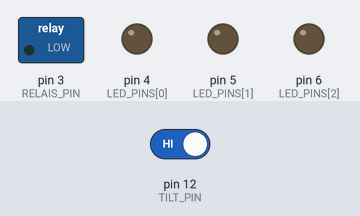
Simulated run of this sketch. Board: Arduino Uno, built with avr-gcc and run on an emulated ATmega328P. On the bench: switched loads named in the sketch (green lamp = pin HIGH), output pins drawn as LEDs (lit = HIGH). Inputs (shaded band) come from the test bench; at power-on: pin 12 (TILT_PIN) HIGH.

Above: at 1.2 s.
1.3 s: pin 12 (TILT_PIN) driven LOW
At 1.9 s:
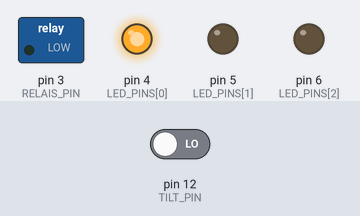
At 3.3 s:
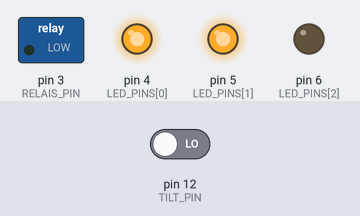
Timing chart, 0 to 12.3 s (numbered marks = the images above; inputs shaded):
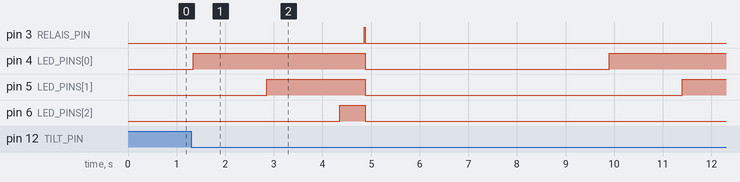

The sketch:

SelfieStick.ino
```cpp
// (licence header left out)
// pins
const unsigned int TILT_PIN = 12;             // sensor for positioning
const unsigned int RELAIS_PIN = 3;            // relais triggering shot
const unsigned int LED_PINS[] = {4, 5, 6};    // leds indicating process

// timings
const unsigned int BLINK_SEQUENCE = 1500;     // timing between ledchange
const unsigned int AFTER_LAST_LED = 500;      // last led to relais time
const unsigned int RELAIS_TRIGGER_TIME = 20;  // relais trigger
const unsigned int PAUSE_AFTER_SHOT = 5000;   // after shot

// filter, adjust for force tilt sensor
const float LOW_PASS = 0.3f;                  // 1.0 for no filter
const float THRESHOLD_HIGH = 0.8f;            // >= 0.5
const float THRESHOLD_LOW = 0.2f;             // < 0.5


// states
enum States {
  WAIT_FOR_LIFT,  // off state, awaiting positioning
  BLINK_LEDS,     // indicate process by blinking LEDs
  TRIGGER_SHOT,   // trigger relais
  SHOT_DONE,      // turn LEDs and relais off simultaneously
  PAUSE,          // wait until new shot
} state;

// for readability
const int LED_COUNT = sizeof(LED_PINS)/sizeof(*LED_PINS);
void reset(States newState);


void setup() {
  // save the attachment of an external resistor
  pinMode(TILT_PIN, INPUT_PULLUP);

  // init outputs
  pinMode(RELAIS_PIN, OUTPUT);
  for(int i = 0; i < LED_COUNT; i++) {
    pinMode(LED_PINS[i], OUTPUT);
  }

  // init state
  state = WAIT_FOR_LIFT;
}


void loop() {
  if(isTilted()) {
    shotCycle();
  }

  // reset only when necessary
  else if(state != WAIT_FOR_LIFT) {
    reset(WAIT_FOR_LIFT);
  }

  // to save some of an arduinos lifetime
  delay(10);
}


boolean isTilted() {
  static boolean tilted;  // resulting state
  static float tiltLevel; // keeps track of the float number

  // add delta with lowpass for bouncing
  float newTilt = !digitalRead(TILT_PIN) ? 1.0f : 0.0f;
  tiltLevel += (newTilt - tiltLevel) * LOW_PASS;

  // flip state if thresholds gets exceeded
  if(
    (!tilted && tiltLevel >= THRESHOLD_HIGH) ||
    ( tilted && tiltLevel <= THRESHOLD_LOW )
    ) {
    tilted = !tilted;
  }

  return tilted;
}


void shotCycle() {
  static int ledIndex;
  static unsigned long timer;

  unsigned long now;

  switch(state) {

    // off state, awaiting positioning
    case WAIT_FOR_LIFT:
      ledIndex = 0;
      timer = millis();
      digitalWrite(LED_PINS[ledIndex++], HIGH);
      state = BLINK_LEDS;
      break;

    // indicate process by blinking LEDs
    case BLINK_LEDS:
      now = millis();
      if(now - timer >= BLINK_SEQUENCE) {
        timer = now;
        digitalWrite(LED_PINS[ledIndex++], HIGH);

        // change state if all LEDs are illuminated
        if(ledIndex == LED_COUNT) {
          state = TRIGGER_SHOT;
        }
      }
      break;

    // trigger relais
    case TRIGGER_SHOT:
      now = millis();
      if(now - timer >= AFTER_LAST_LED) {
        timer = now;
        digitalWrite(RELAIS_PIN, HIGH);
        state = SHOT_DONE;
      }
      break;

    // turn LEDs and relais off simultaneously
    case SHOT_DONE:
      now = millis();
      if(now - timer >= RELAIS_TRIGGER_TIME) {
        timer = now;
        reset(PAUSE);
      }
      break;

    // wait until new shot
    case PAUSE:
      now = millis();
      if(now - timer >= PAUSE_AFTER_SHOT) {
        state = WAIT_FOR_LIFT;
      }
      break;
  }
}


void reset(States newState) {
  // shut down relais
  digitalWrite(RELAIS_PIN, LOW);

  // turn off LEDs
  for(int i = 0; i < LED_COUNT; i++) {
    digitalWrite(LED_PINS[i], LOW);
  }

  // reset state
  state = newState;
}
```

Measured:
- after the input at 1.3 s, pin 3 (RELAIS_PIN): LOW → HIGH after 3.6 s, → LOW 0.02 s later; pin 4 (LED_PINS[0]): LOW → HIGH after 0.05 s, → LOW 3.5 s later, → HIGH 5.0 s later; pin 5 (LED_PINS[1]): LOW → HIGH after 1.6 s, → LOW 2.0 s later, → HIGH 6.5 s later; pin 6 (LED_PINS[2]): LOW → HIGH after 3.1 s, → LOW 0.52 s later
